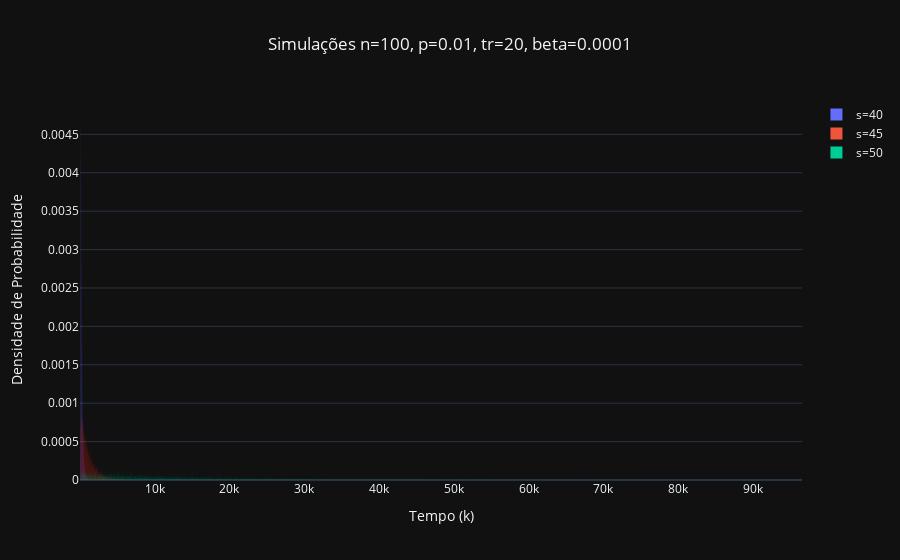

Notebook code for this chart:
### Markdown cell above
#### Casos $\beta \gt 0$

### Code cell
traces = []

for s in [40, 45, 50]:
    traces.append(build_simulation_trace(
        f"s={s}",
        100,
        0.01,
        s,
        20,
        0.0001,
        bin_size=10
    ))
    
plot_traces(traces, "Simulações n=100, p=0.01, tr=20, beta=0.0001")

### Figure 1 — Plotly figure (JSON) as saved in the notebook; plotly's stock layout.template omitted (floating-point values rounded to 4 significant figures; data arrays with more than 128 entries replaced by an {"elided": "..."} marker saying what was removed)
{"data": [{"histnorm": "probability density", "name": "s=40", "type": "histogram", "x": {"elided": "10000 int values"}, "xbins": {"end": 100000, "size": 10, "start": 0}}, {"histnorm": "probability density", "name": "s=45", "type": "histogram", "x": {"elided": "10000 int values"}, "xbins": {"end": 100000, "size": 10, "start": 0}}, {"histnorm": "probability density", "name": "s=50", "type": "histogram", "x": {"elided": "10000 int values"}, "xbins": {"end": 100000, "size": 10, "start": 0}}], "layout": {"barmode": "group", "title": {"text": "Simulações n=100, p=0.01, tr=20, beta=0.0001", "x": 0.5, "xanchor": "center"}, "xaxis": {"title": {"text": "Tempo (k)"}}, "yaxis": {"title": {"text": "Densidade de Probabilidade"}}}}
